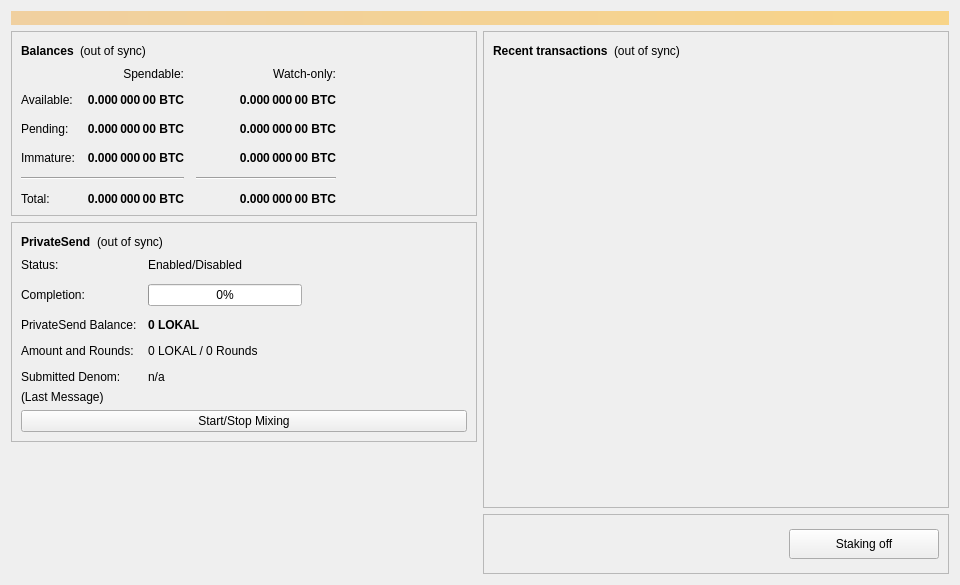
<?xml version="1.0" encoding="UTF-8"?>
<ui version="4.0">
 <class>OverviewPage</class>
 <widget class="QWidget" name="OverviewPage">
  <property name="geometry">
   <rect>
    <x>0</x>
    <y>0</y>
    <width>960</width>
    <height>585</height>
   </rect>
  </property>
  <property name="minimumSize">
   <size>
    <width>960</width>
    <height>0</height>
   </size>
  </property>
  <property name="windowTitle">
   <string>Form</string>
  </property>
  <layout class="QVBoxLayout" name="topLayout">
   <item>
    <widget class="QLabel" name="labelAlerts">
     <property name="visible">
      <bool>false</bool>
     </property>
     <property name="styleSheet">
      <string notr="true">QLabel { background-color: qlineargradient(x1: 0, y1: 0, x2: 1, y2: 0, stop:0 #F0D0A0, stop:1 #F8D488); color:#000000; }</string>
     </property>
     <property name="wordWrap">
      <bool>true</bool>
     </property>
     <property name="margin">
      <number>3</number>
     </property>
     <property name="textInteractionFlags">
      <set>Qt::TextSelectableByMouse</set>
     </property>
    </widget>
   </item>
   <item>
    <layout class="QHBoxLayout" name="horizontalLayout" stretch="1,1">
     <item>
      <layout class="QVBoxLayout" name="verticalLayout_2">
       <item>
        <widget class="QFrame" name="frame">
         <property name="frameShape">
          <enum>QFrame::StyledPanel</enum>
         </property>
         <property name="frameShadow">
          <enum>QFrame::Raised</enum>
         </property>
         <layout class="QVBoxLayout" name="verticalLayout_4">
          <item>
           <layout class="QHBoxLayout" name="horizontalLayout_4">
            <item>
             <widget class="QLabel" name="label_5">
              <property name="font">
               <font>
                <weight>75</weight>
                <bold>true</bold>
               </font>
              </property>
              <property name="text">
               <string>Balances</string>
              </property>
             </widget>
            </item>
            <item>
             <widget class="QLabel" name="labelWalletStatus">
              <property name="toolTip">
               <string>The displayed information may be out of date. Your wallet automatically synchronizes with the LOKAL Coin network after a connection is established, but this process has not completed yet.</string>
              </property>
              <property name="text">
               <string notr="true">(out of sync)</string>
              </property>
              <property name="alignment">
               <set>Qt::AlignLeading|Qt::AlignLeft|Qt::AlignVCenter</set>
              </property>
             </widget>
            </item>
            <item>
             <spacer name="horizontalSpacer_3">
              <property name="orientation">
               <enum>Qt::Horizontal</enum>
              </property>
              <property name="sizeHint" stdset="0">
               <size>
                <width>40</width>
                <height>20</height>
               </size>
              </property>
             </spacer>
            </item>
           </layout>
          </item>
          <item>
           <layout class="QGridLayout" name="gridLayout">
            <property name="spacing">
             <number>12</number>
            </property>
            <item row="2" column="2">
             <widget class="QLabel" name="labelWatchPending">
              <property name="font">
               <font>
                <weight>75</weight>
                <bold>true</bold>
               </font>
              </property>
              <property name="cursor">
               <cursorShape>IBeamCursor</cursorShape>
              </property>
              <property name="toolTip">
               <string>Unconfirmed transactions to watch-only addresses</string>
              </property>
              <property name="text">
               <string notr="true">0.000 000 00 BTC</string>
              </property>
              <property name="alignment">
               <set>Qt::AlignRight|Qt::AlignTrailing|Qt::AlignVCenter</set>
              </property>
              <property name="textInteractionFlags">
               <set>Qt::LinksAccessibleByMouse|Qt::TextSelectableByKeyboard|Qt::TextSelectableByMouse</set>
              </property>
             </widget>
            </item>
            <item row="2" column="1">
             <widget class="QLabel" name="labelUnconfirmed">
              <property name="font">
               <font>
                <weight>75</weight>
                <bold>true</bold>
               </font>
              </property>
              <property name="cursor">
               <cursorShape>IBeamCursor</cursorShape>
              </property>
              <property name="toolTip">
               <string>Total of transactions that have yet to be confirmed, and do not yet count toward the spendable balance</string>
              </property>
              <property name="text">
               <string notr="true">0.000 000 00 BTC</string>
              </property>
              <property name="alignment">
               <set>Qt::AlignRight|Qt::AlignTrailing|Qt::AlignVCenter</set>
              </property>
              <property name="textInteractionFlags">
               <set>Qt::LinksAccessibleByMouse|Qt::TextSelectableByKeyboard|Qt::TextSelectableByMouse</set>
              </property>
             </widget>
            </item>
            <item row="3" column="2">
             <widget class="QLabel" name="labelWatchImmature">
              <property name="font">
               <font>
                <weight>75</weight>
                <bold>true</bold>
               </font>
              </property>
              <property name="cursor">
               <cursorShape>IBeamCursor</cursorShape>
              </property>
              <property name="toolTip">
               <string>Mined balance in watch-only addresses that has not yet matured</string>
              </property>
              <property name="text">
               <string notr="true">0.000 000 00 BTC</string>
              </property>
              <property name="alignment">
               <set>Qt::AlignRight|Qt::AlignTrailing|Qt::AlignVCenter</set>
              </property>
              <property name="textInteractionFlags">
               <set>Qt::LinksAccessibleByMouse|Qt::TextSelectableByKeyboard|Qt::TextSelectableByMouse</set>
              </property>
             </widget>
            </item>
            <item row="4" column="0" colspan="2">
             <widget class="Line" name="lineSpendableBalance">
              <property name="orientation">
               <enum>Qt::Horizontal</enum>
              </property>
             </widget>
            </item>
            <item row="4" column="2">
             <widget class="Line" name="lineWatchBalance">
              <property name="sizePolicy">
               <sizepolicy hsizetype="Preferred" vsizetype="Fixed">
                <horstretch>0</horstretch>
                <verstretch>0</verstretch>
               </sizepolicy>
              </property>
              <property name="minimumSize">
               <size>
                <width>140</width>
                <height>0</height>
               </size>
              </property>
              <property name="orientation">
               <enum>Qt::Horizontal</enum>
              </property>
             </widget>
            </item>
            <item row="5" column="0">
             <widget class="QLabel" name="labelTotalText">
              <property name="text">
               <string>Total:</string>
              </property>
             </widget>
            </item>
            <item row="3" column="1">
             <widget class="QLabel" name="labelImmature">
              <property name="font">
               <font>
                <weight>75</weight>
                <bold>true</bold>
               </font>
              </property>
              <property name="cursor">
               <cursorShape>IBeamCursor</cursorShape>
              </property>
              <property name="toolTip">
               <string>Mined balance that has not yet matured</string>
              </property>
              <property name="text">
               <string notr="true">0.000 000 00 BTC</string>
              </property>
              <property name="alignment">
               <set>Qt::AlignRight|Qt::AlignTrailing|Qt::AlignVCenter</set>
              </property>
              <property name="textInteractionFlags">
               <set>Qt::LinksAccessibleByMouse|Qt::TextSelectableByKeyboard|Qt::TextSelectableByMouse</set>
              </property>
             </widget>
            </item>
            <item row="2" column="3">
             <spacer name="horizontalSpacer_2">
              <property name="orientation">
               <enum>Qt::Horizontal</enum>
              </property>
              <property name="sizeHint" stdset="0">
               <size>
                <width>40</width>
                <height>20</height>
               </size>
              </property>
             </spacer>
            </item>
            <item row="3" column="0">
             <widget class="QLabel" name="labelImmatureText">
              <property name="text">
               <string>Immature:</string>
              </property>
             </widget>
            </item>
            <item row="5" column="1">
             <widget class="QLabel" name="labelTotal">
              <property name="font">
               <font>
                <weight>75</weight>
                <bold>true</bold>
               </font>
              </property>
              <property name="cursor">
               <cursorShape>IBeamCursor</cursorShape>
              </property>
              <property name="toolTip">
               <string>Your current total balance</string>
              </property>
              <property name="text">
               <string notr="true">0.000 000 00 BTC</string>
              </property>
              <property name="alignment">
               <set>Qt::AlignRight|Qt::AlignTrailing|Qt::AlignVCenter</set>
              </property>
              <property name="textInteractionFlags">
               <set>Qt::LinksAccessibleByMouse|Qt::TextSelectableByKeyboard|Qt::TextSelectableByMouse</set>
              </property>
             </widget>
            </item>
            <item row="5" column="2">
             <widget class="QLabel" name="labelWatchTotal">
              <property name="font">
               <font>
                <weight>75</weight>
                <bold>true</bold>
               </font>
              </property>
              <property name="cursor">
               <cursorShape>IBeamCursor</cursorShape>
              </property>
              <property name="toolTip">
               <string>Current total balance in watch-only addresses</string>
              </property>
              <property name="text">
               <string notr="true">0.000 000 00 BTC</string>
              </property>
              <property name="alignment">
               <set>Qt::AlignRight|Qt::AlignTrailing|Qt::AlignVCenter</set>
              </property>
              <property name="textInteractionFlags">
               <set>Qt::LinksAccessibleByMouse|Qt::TextSelectableByKeyboard|Qt::TextSelectableByMouse</set>
              </property>
             </widget>
            </item>
            <item row="0" column="2">
             <widget class="QLabel" name="labelWatchonly">
              <property name="text">
               <string>Watch-only:</string>
              </property>
              <property name="alignment">
               <set>Qt::AlignRight|Qt::AlignTrailing|Qt::AlignVCenter</set>
              </property>
             </widget>
            </item>
            <item row="1" column="0">
             <widget class="QLabel" name="labelBalanceText">
              <property name="text">
               <string>Available:</string>
              </property>
             </widget>
            </item>
            <item row="1" column="1">
             <widget class="QLabel" name="labelBalance">
              <property name="font">
               <font>
                <weight>75</weight>
                <bold>true</bold>
               </font>
              </property>
              <property name="cursor">
               <cursorShape>IBeamCursor</cursorShape>
              </property>
              <property name="toolTip">
               <string>Your current spendable balance</string>
              </property>
              <property name="text">
               <string notr="true">0.000 000 00 BTC</string>
              </property>
              <property name="alignment">
               <set>Qt::AlignRight|Qt::AlignTrailing|Qt::AlignVCenter</set>
              </property>
              <property name="textInteractionFlags">
               <set>Qt::LinksAccessibleByMouse|Qt::TextSelectableByKeyboard|Qt::TextSelectableByMouse</set>
              </property>
             </widget>
            </item>
            <item row="1" column="2">
             <widget class="QLabel" name="labelWatchAvailable">
              <property name="font">
               <font>
                <weight>75</weight>
                <bold>true</bold>
               </font>
              </property>
              <property name="cursor">
               <cursorShape>IBeamCursor</cursorShape>
              </property>
              <property name="toolTip">
               <string>Your current balance in watch-only addresses</string>
              </property>
              <property name="text">
               <string notr="true">0.000 000 00 BTC</string>
              </property>
              <property name="alignment">
               <set>Qt::AlignRight|Qt::AlignTrailing|Qt::AlignVCenter</set>
              </property>
              <property name="textInteractionFlags">
               <set>Qt::LinksAccessibleByMouse|Qt::TextSelectableByKeyboard|Qt::TextSelectableByMouse</set>
              </property>
             </widget>
            </item>
            <item row="2" column="0">
             <widget class="QLabel" name="labelPendingText">
              <property name="text">
               <string>Pending:</string>
              </property>
             </widget>
            </item>
            <item row="0" column="1">
             <widget class="QLabel" name="labelSpendable">
              <property name="text">
               <string>Spendable:</string>
              </property>
              <property name="alignment">
               <set>Qt::AlignRight|Qt::AlignTrailing|Qt::AlignVCenter</set>
              </property>
             </widget>
            </item>
           </layout>
          </item>
         </layout>
        </widget>
       </item>
       <item>
        <widget class="QFrame" name="framePrivateSend">
         <property name="layoutDirection">
          <enum>Qt::LeftToRight</enum>
         </property>
         <property name="frameShape">
          <enum>QFrame::StyledPanel</enum>
         </property>
         <property name="frameShadow">
          <enum>QFrame::Raised</enum>
         </property>
         <layout class="QVBoxLayout" name="VerticalLayout_PS1">
          <item>
           <layout class="QHBoxLayout" name="horizontalLayout_5">
            <item>
             <widget class="QLabel" name="labelPrivateSendHeader">
              <property name="font">
               <font>
                <weight>75</weight>
                <bold>true</bold>
               </font>
              </property>
              <property name="text">
               <string>PrivateSend</string>
              </property>
             </widget>
            </item>
            <item>
             <widget class="QLabel" name="labelPrivateSendSyncStatus">
              <property name="toolTip">
               <string>The displayed information may be out of date. Your wallet automatically synchronizes with the LOKAL Coin network after a connection is established, but this process has not completed yet.</string>
              </property>
              <property name="text">
               <string notr="true">(out of sync)</string>
              </property>
              <property name="alignment">
               <set>Qt::AlignLeading|Qt::AlignLeft|Qt::AlignVCenter</set>
              </property>
             </widget>
            </item>
            <item>
             <spacer name="horizontalSpacer_4">
              <property name="orientation">
               <enum>Qt::Horizontal</enum>
              </property>
              <property name="sizeHint" stdset="0">
               <size>
                <width>40</width>
                <height>20</height>
               </size>
              </property>
             </spacer>
            </item>
           </layout>
          </item>
          <item>
           <layout class="QFormLayout" name="privateSendFormLayout">
            <property name="fieldGrowthPolicy">
             <enum>QFormLayout::AllNonFixedFieldsGrow</enum>
            </property>
            <property name="horizontalSpacing">
             <number>11</number>
            </property>
            <property name="verticalSpacing">
             <number>12</number>
            </property>
            <item row="0" column="0">
             <widget class="QLabel" name="labelPrivateSendEnabledText">
              <property name="text">
               <string>Status:</string>
              </property>
             </widget>
            </item>
            <item row="0" column="1">
             <widget class="QLabel" name="labelPrivateSendEnabled">
              <property name="text">
               <string>Enabled/Disabled</string>
              </property>
             </widget>
            </item>
            <item row="1" column="0">
             <widget class="QLabel" name="labelCompletitionText">
              <property name="text">
               <string>Completion:</string>
              </property>
             </widget>
            </item>
            <item row="1" column="1">
             <widget class="QProgressBar" name="privateSendProgress">
              <property name="maximumSize">
               <size>
                <width>154</width>
                <height>16777215</height>
               </size>
              </property>
              <property name="value">
               <number>0</number>
              </property>
             </widget>
            </item>
            <item row="2" column="0">
             <widget class="QLabel" name="labelAnonymizedText">
              <property name="text">
               <string>PrivateSend Balance:</string>
              </property>
             </widget>
            </item>
            <item row="2" column="1">
             <widget class="QLabel" name="labelAnonymized">
              <property name="font">
               <font>
                <weight>75</weight>
                <bold>true</bold>
               </font>
              </property>
              <property name="text">
               <string notr="true">0 LOKAL</string>
              </property>
             </widget>
            </item>
            <item row="3" column="0">
             <widget class="QLabel" name="labelAmountAndRoundsText">
              <property name="text">
               <string>Amount and Rounds:</string>
              </property>
             </widget>
            </item>
            <item row="3" column="1">
             <widget class="QLabel" name="labelAmountRounds">
              <property name="text">
               <string>0 LOKAL / 0 Rounds</string>
              </property>
             </widget>
            </item>
            <item row="4" column="0">
             <widget class="QLabel" name="labelSubmittedDenomText">
              <property name="text">
               <string>Submitted Denom:</string>
              </property>
             </widget>
            </item>
            <item row="4" column="1">
             <widget class="QLabel" name="labelSubmittedDenom">
              <property name="toolTip">
               <string>The denominations you submitted to the Masternode.&lt;br&gt;To mix, other users must submit the exact same denominations.</string>
              </property>
              <property name="text">
               <string>n/a</string>
              </property>
             </widget>
            </item>
           </layout>
          </item>
          <item>
           <layout class="QVBoxLayout" name="VerticalLayout_PS">
            <item>
             <widget class="QLabel" name="labelPrivateSendLastMessage">
              <property name="text">
               <string>(Last Message)</string>
              </property>
              <property name="alignment">
               <set>Qt::AlignLeading|Qt::AlignLeft|Qt::AlignTop</set>
              </property>
              <property name="wordWrap">
               <bool>true</bool>
              </property>
             </widget>
            </item>
            <item>
             <widget class="QPushButton" name="togglePrivateSend">
              <property name="sizePolicy">
               <sizepolicy hsizetype="MinimumExpanding" vsizetype="Fixed">
                <horstretch>0</horstretch>
                <verstretch>0</verstretch>
               </sizepolicy>
              </property>
              <property name="text">
               <string>Start/Stop Mixing</string>
              </property>
             </widget>
            </item>
           </layout>
          </item>
         </layout>
        </widget>
       </item>
       <item>
        <spacer name="verticalSpacer">
         <property name="orientation">
          <enum>Qt::Vertical</enum>
         </property>
         <property name="sizeHint" stdset="0">
          <size>
           <width>20</width>
           <height>40</height>
          </size>
         </property>
        </spacer>
       </item>
      </layout>
     </item>
     <item>
      <layout class="QVBoxLayout" name="verticalLayout_3">
       <item>
        <widget class="QFrame" name="frame_2">
         <property name="styleSheet">
          <string notr="true">QToolTip { color: #000000; background-color: #ffffff; border: 0px; } QListView { background-color: transparent; }</string>
         </property>
         <property name="frameShape">
          <enum>QFrame::StyledPanel</enum>
         </property>
         <property name="frameShadow">
          <enum>QFrame::Raised</enum>
         </property>
         <layout class="QVBoxLayout" name="verticalLayout">
          <item>
           <layout class="QHBoxLayout" name="horizontalLayout_2">
            <item>
             <widget class="QLabel" name="label_4">
              <property name="font">
               <font>
                <weight>75</weight>
                <bold>true</bold>
               </font>
              </property>
              <property name="text">
               <string>Recent transactions</string>
              </property>
             </widget>
            </item>
            <item>
             <widget class="QLabel" name="labelTransactionsStatus">
              <property name="toolTip">
               <string>The displayed information may be out of date. Your wallet automatically synchronizes with the LOKAL Coin network after a connection is established, but this process has not completed yet.</string>
              </property>
              <property name="text">
               <string notr="true">(out of sync)</string>
              </property>
              <property name="alignment">
               <set>Qt::AlignLeading|Qt::AlignLeft|Qt::AlignVCenter</set>
              </property>
             </widget>
            </item>
            <item>
             <spacer name="horizontalSpacer">
              <property name="orientation">
               <enum>Qt::Horizontal</enum>
              </property>
              <property name="sizeHint" stdset="0">
               <size>
                <width>40</width>
                <height>20</height>
               </size>
              </property>
             </spacer>
            </item>
           </layout>
          </item>
          <item>
           <widget class="QListView" name="listTransactions">
            <property name="styleSheet">
             <string notr="true"/>
            </property>
            <property name="frameShape">
             <enum>QFrame::NoFrame</enum>
            </property>
            <property name="verticalScrollBarPolicy">
             <enum>Qt::ScrollBarAlwaysOff</enum>
            </property>
            <property name="horizontalScrollBarPolicy">
             <enum>Qt::ScrollBarAlwaysOff</enum>
            </property>
            <property name="selectionMode">
             <enum>QAbstractItemView::NoSelection</enum>
            </property>
           </widget>
          </item>
          <item>
           <spacer name="verticalSpacer_2">
            <property name="orientation">
             <enum>Qt::Vertical</enum>
            </property>
            <property name="sizeType">
             <enum>QSizePolicy::Expanding</enum>
            </property>
            <property name="sizeHint" stdset="0">
             <size>
              <width>20</width>
              <height>40</height>
             </size>
            </property>
           </spacer>
          </item>
         </layout>
        </widget>
       </item>
       <item>
        <widget class="QFrame" name="frame_3">
         <property name="sizePolicy">
          <sizepolicy hsizetype="Expanding" vsizetype="Preferred">
           <horstretch>0</horstretch>
           <verstretch>0</verstretch>
          </sizepolicy>
         </property>
         <property name="minimumSize">
          <size>
           <width>0</width>
           <height>60</height>
          </size>
         </property>
         <property name="frameShape">
          <enum>QFrame::StyledPanel</enum>
         </property>
         <property name="frameShadow">
          <enum>QFrame::Raised</enum>
         </property>
         <layout class="QHBoxLayout" name="horizontalLayout_3">
          <item>
           <spacer name="horizontalSpacer_5">
            <property name="orientation">
             <enum>Qt::Horizontal</enum>
            </property>
            <property name="sizeHint" stdset="0">
             <size>
              <width>40</width>
              <height>20</height>
             </size>
            </property>
           </spacer>
          </item>
          <item>
           <widget class="QPushButton" name="pushButton">
            <property name="sizePolicy">
             <sizepolicy hsizetype="Expanding" vsizetype="Fixed">
              <horstretch>0</horstretch>
              <verstretch>0</verstretch>
             </sizepolicy>
            </property>
            <property name="maximumSize">
             <size>
              <width>150</width>
              <height>30</height>
             </size>
            </property>
            <property name="text">
             <string>Staking off</string>
            </property>
           </widget>
          </item>
         </layout>
        </widget>
       </item>
      </layout>
     </item>
    </layout>
   </item>
  </layout>
 </widget>
 <resources/>
 <connections/>
</ui>
